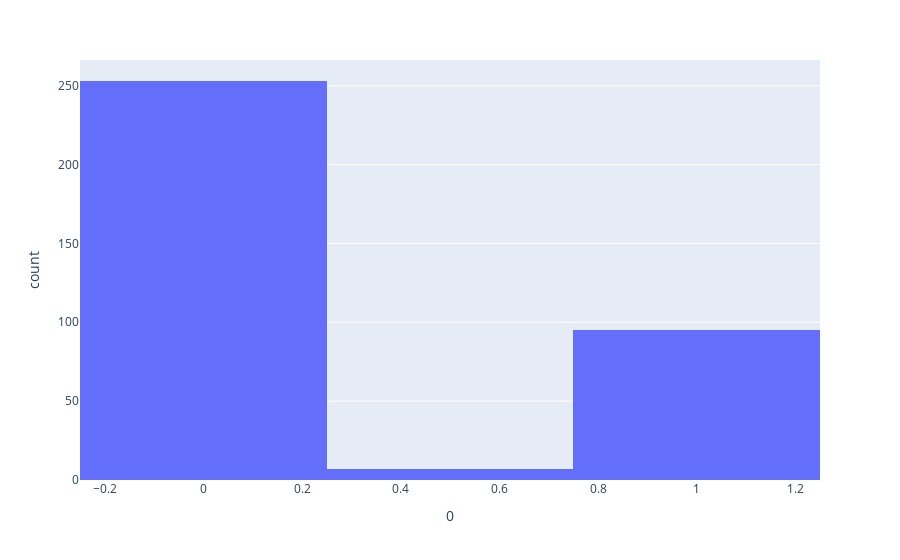

The notebook cell this image was saved under:
### Code cell
import plotly.express as px


fig = px.histogram(t, x='0', nbins= 2)
fig.show()

### Figure 1 — Plotly figure (JSON) as saved in the notebook; plotly's stock layout.template omitted (floating-point values rounded to 4 significant figures; data arrays with more than 128 entries replaced by an {"elided": "..."} marker saying what was removed)
{"data": [{"alignmentgroup": "True", "bingroup": "x", "hovertemplate": "0=%{x}<br>count=%{y}<extra></extra>", "legendgroup": "", "marker": {"color": "#636efa", "pattern": {"shape": ""}}, "name": "", "nbinsx": 2, "offsetgroup": "", "orientation": "v", "showlegend": false, "type": "histogram", "x": {"elided": "355 float values"}, "xaxis": "x", "yaxis": "y"}], "layout": {"autosize": true, "barmode": "relative", "dragmode": "zoom", "legend": {"tracegroupgap": 0}, "margin": {"t": 60}, "xaxis": {"anchor": "y", "autorange": true, "domain": [0, 1], "range": [-0.25, 1.25], "showspikes": false, "title": {"text": "0"}, "type": "linear"}, "yaxis": {"anchor": "x", "autorange": true, "domain": [0, 1], "range": [0, 266.3], "showspikes": false, "title": {"text": "count"}}}}
